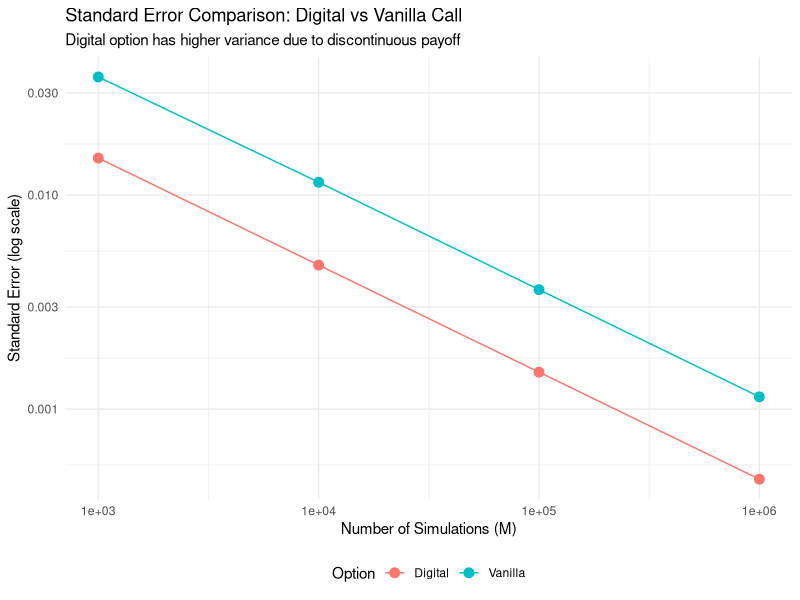
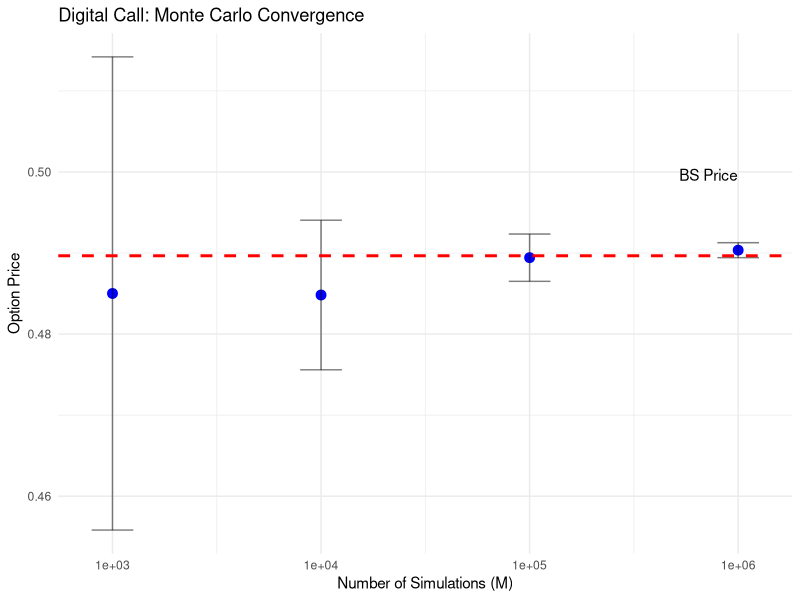
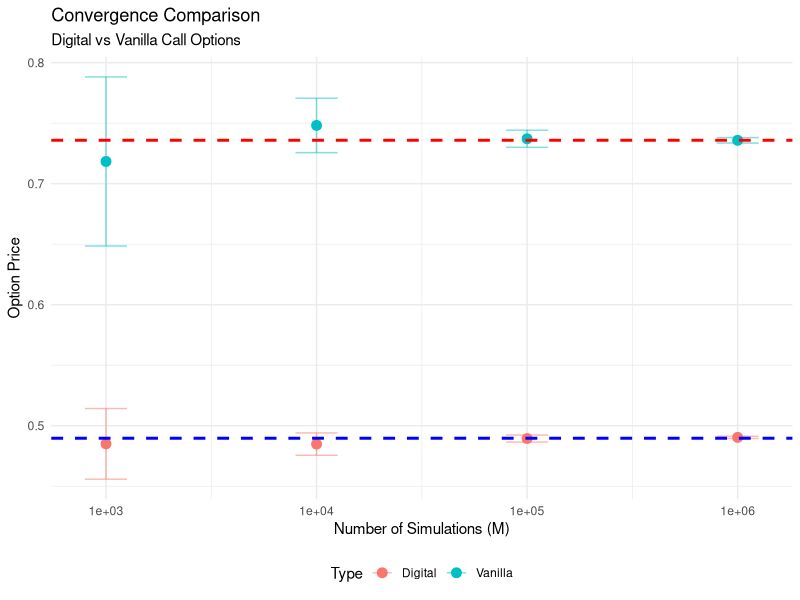

Here is the R script that generated these plots, in order:
# Exercise3_Digital_Call_Option.R
# Monte Carlo Pricing of Digital Call Option

library(ggplot2)
library(dplyr)

set.seed(42)

# Digital call price functions
digital_call_BS <- function(S0, K, r, sigma, T) {
  d2 <- (log(S0/K) + (r - 0.5 * sigma^2) * T) / (sigma * sqrt(T))
  return(exp(-r * T) * pnorm(d2))
}

digital_call_MC <- function(S0, K, r, sigma, T, M) {
  Z <- rnorm(M)
  ST <- S0 * exp((r - 0.5 * sigma^2) * T + sigma * sqrt(T) * Z)
  payoffs <- as.numeric(ST > K)
  discount_factor <- exp(-r * T)
  price <- discount_factor * mean(payoffs)
  se <- discount_factor * sd(payoffs) / sqrt(M)
  return(list(price = price, se = se))
}

vanilla_call_MC <- function(S0, K, r, sigma, T, M) {
  Z <- rnorm(M)
  ST <- S0 * exp((r - 0.5 * sigma^2) * T + sigma * sqrt(T) * Z)
  payoffs <- pmax(ST - K, 0)
  discount_factor <- exp(-r * T)
  price <- discount_factor * mean(payoffs)
  se <- discount_factor * sd(payoffs) / sqrt(M)
  return(list(price = price, se = se))
}

# Vanilla call Black-Scholes
vanilla_call_BS <- function(S0, K, r, sigma, T) {
  d1 <- (log(S0/K) + (r + 0.5 * sigma^2) * T) / (sigma * sqrt(T))
  d2 <- d1 - sigma * sqrt(T)
  return(S0 * pnorm(d1) - K * exp(-r * T) * pnorm(d2))
}

# Parameters (same as from Section 5.2)
S0 <- 5
K <- 5
r <- 0.06
sigma <- 0.3
T <- 1

# Analytical prices
BS_digital <- digital_call_BS(S0, K, r, sigma, T)
BS_vanilla <- vanilla_call_BS(S0, K, r, sigma, T)

# Sample sizes
M_values <- c(1000, 10000, 100000, 1000000)

# Results storage
digital_results <- data.frame()
vanilla_results <- data.frame()

# Run simulations
for (M in M_values) {
  # Digital call
  dig <- digital_call_MC(S0, K, r, sigma, T, M)
  digital_results <- rbind(digital_results, data.frame(
    M = M,
    Price = dig$price,
    SE = dig$se,
    Error = dig$price - BS_digital,
    Abs_Error = abs(dig$price - BS_digital)
  ))
  
  # Vanilla call
  van <- vanilla_call_MC(S0, K, r, sigma, T, M)
  vanilla_results <- rbind(vanilla_results, data.frame(
    M = M,
    Price = van$price,
    SE = van$se,
    Error = van$price - BS_vanilla,
    Abs_Error = abs(van$price - BS_vanilla)
  ))
}

# Print results
cat("\n======= Exercise 3 Results =======\n")
cat("\nParameters:")
cat(sprintf("\nS0 = %.2f, K = %.2f, r = %.2f, sigma = %.2f, T = %.2f", 
            S0, K, r, sigma, T))

cat("\n\nAnalytical Prices:")
cat(sprintf("\nDigital Call: %.6f", BS_digital))
cat(sprintf("\nVanilla Call: %.6f", BS_vanilla))

cat("\n\nDigital Call Monte Carlo Results:")
print(digital_results, digits = 6)

cat("\n\nVanilla Call Monte Carlo Results:")
print(vanilla_results, digits = 6)

cat("\n\nComparison:")
digital_results$Option <- "Digital"
vanilla_results$Option <- "Vanilla"
comparison <- rbind(digital_results[, c("M", "SE", "Option")],
                    vanilla_results[, c("M", "SE", "Option")])

# Plot comparison
p1 <- ggplot(comparison, aes(x = M, y = SE, color = Option)) +
  geom_point(size = 3) +
  geom_line() +
  scale_x_log10() +
  scale_y_log10() +
  labs(title = "Standard Error Comparison: Digital vs Vanilla Call",
       subtitle = "Digital option has higher variance due to discontinuous payoff",
       x = "Number of Simulations (M)",
       y = "Standard Error (log scale)") +
  theme_minimal() +
  theme(legend.position = "bottom")
print(p1)

# Plot convergence with confidence bands
digital_results$lower <- digital_results$Price - 1.96 * digital_results$SE
digital_results$upper <- digital_results$Price + 1.96 * digital_results$SE
vanilla_results$lower <- vanilla_results$Price - 1.96 * vanilla_results$SE
vanilla_results$upper <- vanilla_results$Price + 1.96 * vanilla_results$SE

# Digital call convergence plot
p2 <- ggplot(digital_results, aes(x = M, y = Price)) +
  geom_point(size = 3, color = "blue") +
  geom_errorbar(aes(ymin = lower, ymax = upper), width = 0.2, alpha = 0.5) +
  geom_hline(yintercept = BS_digital, linetype = "dashed", color = "red", size = 1) +
  scale_x_log10() +
  labs(title = "Digital Call: Monte Carlo Convergence",
       x = "Number of Simulations (M)",
       y = "Option Price") +
  annotate("text", x = max(M_values), y = BS_digital + 0.01, 
           label = "BS Price", hjust = 1) +
  theme_minimal()
print(p2)

# Combined convergence plot
digital_results$Type <- "Digital"
vanilla_results$Type <- "Vanilla"
combined <- rbind(
  digital_results[, c("M", "Price", "SE", "Type")],
  vanilla_results[, c("M", "Price", "SE", "Type")]
)

p3 <- ggplot(combined, aes(x = M, y = Price, color = Type)) +
  geom_point(size = 3) +
  geom_errorbar(aes(ymin = Price - 1.96 * SE, ymax = Price + 1.96 * SE), 
                width = 0.2, alpha = 0.5) +
  geom_hline(yintercept = BS_digital, linetype = "dashed", color = "blue", size = 1) +
  geom_hline(yintercept = BS_vanilla, linetype = "dashed", color = "red", size = 1) +
  scale_x_log10() +
  labs(title = "Convergence Comparison",
       subtitle = "Digital vs Vanilla Call Options",
       x = "Number of Simulations (M)",
       y = "Option Price") +
  theme_minimal() +
  theme(legend.position = "bottom")
print(p3)

# Save results
saveRDS(list(
  digital = digital_results,
  vanilla = vanilla_results,
  BS = data.frame(Digital = BS_digital, Vanilla = BS_vanilla)
), "exercise3_results.rds")

# Additional analysis: Variance comparison
cat("\n\nVariance Comparison:")
cat(sprintf("\nFor M = 1000000:"))
cat(sprintf("\nDigital Option SE: %.6f", digital_results$SE[4]))
cat(sprintf("\nVanilla Option SE: %.6f", vanilla_results$SE[4]))
cat(sprintf("\nSE Ratio (Digital/Vanilla): %.2f", 
            digital_results$SE[4] / vanilla_results$SE[4]))
cat("\n\nThe digital call has larger standard error because:")
cat("\n1. Payoff is discontinuous (indicator function)")
cat("\n2. Bernoulli variable has variance p(1-p) which is maximized at p=0.5")
cat("\n3. The vanilla call payoff is continuous and smoother")
